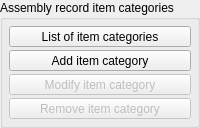
    <widget class="QGroupBox" name="gb_assembly_record_item_categories">
     <property name="title">
      <string>Assembly record item categories</string>
     </property>
     <layout class="QVBoxLayout" name="verticalLayout_10">
      <property name="spacing">
       <number>3</number>
      </property>
      <property name="margin">
       <number>6</number>
      </property>
      <item>
       <widget class="QToolButton" name="tbtn_view_assembly_record_item_categories">
        <property name="sizePolicy">
         <sizepolicy hsizetype="Minimum" vsizetype="Fixed">
          <horstretch>0</horstretch>
          <verstretch>0</verstretch>
         </sizepolicy>
        </property>
        <property name="statusTip">
         <string>View list of assembly record item categories</string>
        </property>
        <property name="text">
         <string>List of item categories</string>
        </property>
        <property name="icon">
         <iconset resource="../rc/resources.qrc">
          <normaloff>:/images/images/view.png</normaloff>:/images/images/view.png</iconset>
        </property>
        <property name="iconSize">
         <size>
          <width>16</width>
          <height>16</height>
         </size>
        </property>
        <property name="checkable">
         <bool>true</bool>
        </property>
        <property name="toolButtonStyle">
         <enum>Qt::ToolButtonTextBesideIcon</enum>
        </property>
       </widget>
      </item>
      <item>
       <widget class="QToolButton" name="tbtn_add_assembly_record_item_category">
        <property name="sizePolicy">
         <sizepolicy hsizetype="Minimum" vsizetype="Fixed">
          <horstretch>0</horstretch>
          <verstretch>0</verstretch>
         </sizepolicy>
        </property>
        <property name="statusTip">
         <string>Add a new assembly record item category</string>
        </property>
        <property name="text">
         <string>Add item category</string>
        </property>
        <property name="icon">
         <iconset resource="../rc/resources.qrc">
          <normaloff>:/images/images/add16.png</normaloff>:/images/images/add16.png</iconset>
        </property>
        <property name="iconSize">
         <size>
          <width>16</width>
          <height>16</height>
         </size>
        </property>
        <property name="toolButtonStyle">
         <enum>Qt::ToolButtonTextBesideIcon</enum>
        </property>
       </widget>
      </item>
      <item>
       <widget class="QToolButton" name="tbtn_modify_assembly_record_item_category">
        <property name="enabled">
         <bool>false</bool>
        </property>
        <property name="sizePolicy">
         <sizepolicy hsizetype="Minimum" vsizetype="Fixed">
          <horstretch>0</horstretch>
          <verstretch>0</verstretch>
         </sizepolicy>
        </property>
        <property name="statusTip">
         <string>Modify the selected assembly record item category</string>
        </property>
        <property name="text">
         <string>Modify item category</string>
        </property>
        <property name="icon">
         <iconset resource="../rc/resources.qrc">
          <normaloff>:/images/images/edit.png</normaloff>:/images/images/edit.png</iconset>
        </property>
        <property name="iconSize">
         <size>
          <width>16</width>
          <height>16</height>
         </size>
        </property>
        <property name="toolButtonStyle">
         <enum>Qt::ToolButtonTextBesideIcon</enum>
        </property>
       </widget>
      </item>
      <item>
       <widget class="QToolButton" name="tbtn_remove_assembly_record_item_category">
        <property name="enabled">
         <bool>false</bool>
        </property>
        <property name="sizePolicy">
         <sizepolicy hsizetype="Minimum" vsizetype="Fixed">
          <horstretch>0</horstretch>
          <verstretch>0</verstretch>
         </sizepolicy>
        </property>
        <property name="statusTip">
         <string>Remove the selected assembly record item category</string>
        </property>
        <property name="text">
         <string>Remove item category</string>
        </property>
        <property name="icon">
         <iconset resource="../rc/resources.qrc">
          <normaloff>:/images/images/remove16.png</normaloff>:/images/images/remove16.png</iconset>
        </property>
        <property name="iconSize">
         <size>
          <width>16</width>
          <height>16</height>
         </size>
        </property>
        <property name="toolButtonStyle">
         <enum>Qt::ToolButtonTextBesideIcon</enum>
        </property>
       </widget>
      </item>
     </layout>
    </widget>
